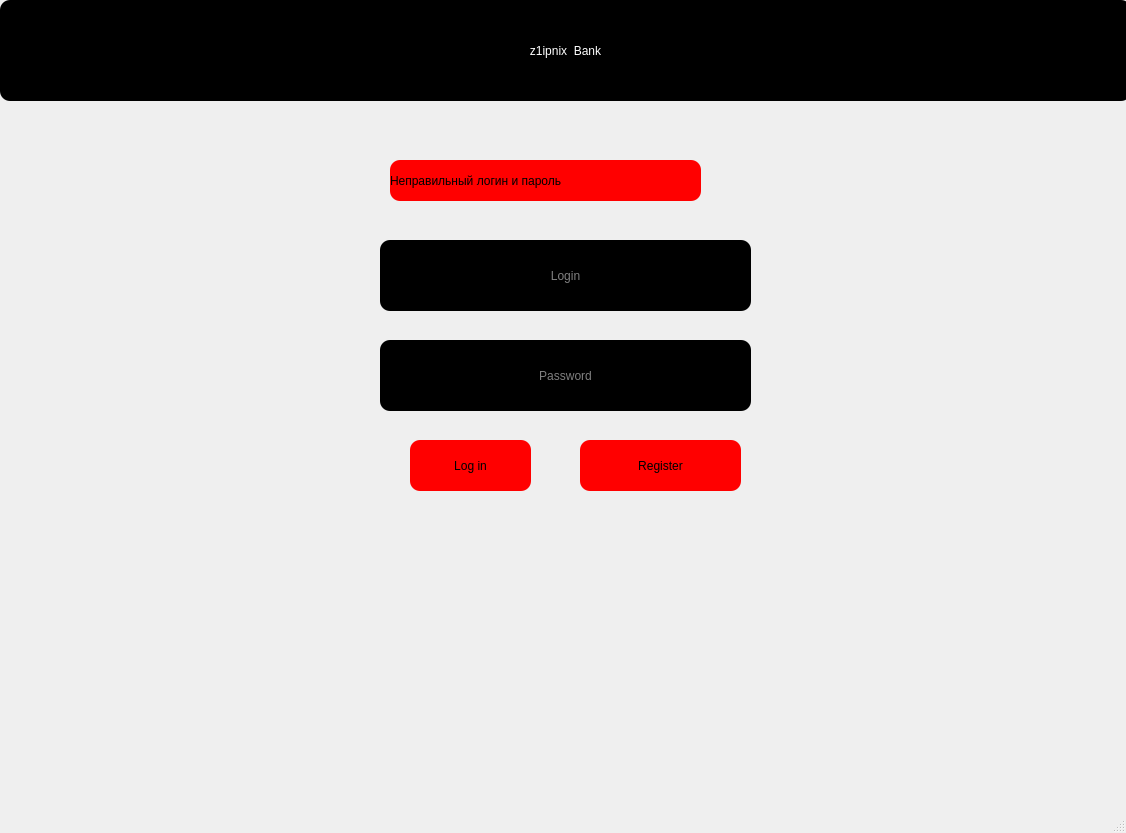
<?xml version="1.0" encoding="UTF-8"?>
<ui version="4.0">
 <class>MainWindow</class>
 <widget class="QMainWindow" name="MainWindow">
  <property name="geometry">
   <rect>
    <x>0</x>
    <y>0</y>
    <width>1126</width>
    <height>833</height>
   </rect>
  </property>
  <property name="windowTitle">
   <string>MainWindow</string>
  </property>
  <widget class="QWidget" name="centralwidget">
   <widget class="QLineEdit" name="password">
    <property name="geometry">
     <rect>
      <x>380</x>
      <y>340</y>
      <width>371</width>
      <height>71</height>
     </rect>
    </property>
    <property name="styleSheet">
     <string notr="true">color: white;
background-color: black;
border-radius: 10px;
font: 18pt &quot;MS Shell Dlg 2&quot;;</string>
    </property>
    <property name="text">
     <string/>
    </property>
    <property name="alignment">
     <set>Qt::AlignCenter</set>
    </property>
    <property name="placeholderText">
     <string>Password</string>
    </property>
   </widget>
   <widget class="QPushButton" name="signin">
    <property name="geometry">
     <rect>
      <x>410</x>
      <y>440</y>
      <width>121</width>
      <height>51</height>
     </rect>
    </property>
    <property name="styleSheet">
     <string notr="true">color: black;
font: 14pt &quot;MS Shell Dlg 2&quot;;
background-color: red;
border-radius: 10px;</string>
    </property>
    <property name="text">
     <string>Log in</string>
    </property>
   </widget>
   <widget class="QPushButton" name="signup">
    <property name="geometry">
     <rect>
      <x>580</x>
      <y>440</y>
      <width>161</width>
      <height>51</height>
     </rect>
    </property>
    <property name="styleSheet">
     <string notr="true">color: black;
background-color: red;
border-radius: 10px;
font: 14pt &quot;MS Shell Dlg 2&quot;;</string>
    </property>
    <property name="text">
     <string>Register</string>
    </property>
   </widget>
   <widget class="QLabel" name="error">
    <property name="geometry">
     <rect>
      <x>390</x>
      <y>160</y>
      <width>311</width>
      <height>41</height>
     </rect>
    </property>
    <property name="styleSheet">
     <string notr="true">color: black;
font: 12pt &quot;MS Shell Dlg 2&quot;;
background-color: red;
border-radius: 10px;</string>
    </property>
    <property name="text">
     <string>Неправильный логин и пароль</string>
    </property>
   </widget>
   <widget class="QLineEdit" name="login">
    <property name="geometry">
     <rect>
      <x>380</x>
      <y>240</y>
      <width>371</width>
      <height>71</height>
     </rect>
    </property>
    <property name="styleSheet">
     <string notr="true">color: white;
background-color: black;
border-radius: 10px;
font: 18pt &quot;MS Shell Dlg 2&quot;;</string>
    </property>
    <property name="text">
     <string/>
    </property>
    <property name="alignment">
     <set>Qt::AlignCenter</set>
    </property>
    <property name="placeholderText">
     <string>Login</string>
    </property>
    <property name="clearButtonEnabled">
     <bool>false</bool>
    </property>
   </widget>
   <widget class="QLabel" name="label">
    <property name="geometry">
     <rect>
      <x>0</x>
      <y>0</y>
      <width>1131</width>
      <height>101</height>
     </rect>
    </property>
    <property name="styleSheet">
     <string notr="true">color: white;
font: 26pt &quot;MS Shell Dlg 2&quot;;
background-color: black;
border-radius: 10px;</string>
    </property>
    <property name="text">
     <string>z1ipnix  Bank</string>
    </property>
    <property name="alignment">
     <set>Qt::AlignCenter</set>
    </property>
   </widget>
  </widget>
  <widget class="QMenuBar" name="menubar">
   <property name="geometry">
    <rect>
     <x>0</x>
     <y>0</y>
     <width>1126</width>
     <height>26</height>
    </rect>
   </property>
  </widget>
  <widget class="QStatusBar" name="statusbar"/>
 </widget>
 <resources/>
 <connections/>
</ui>
